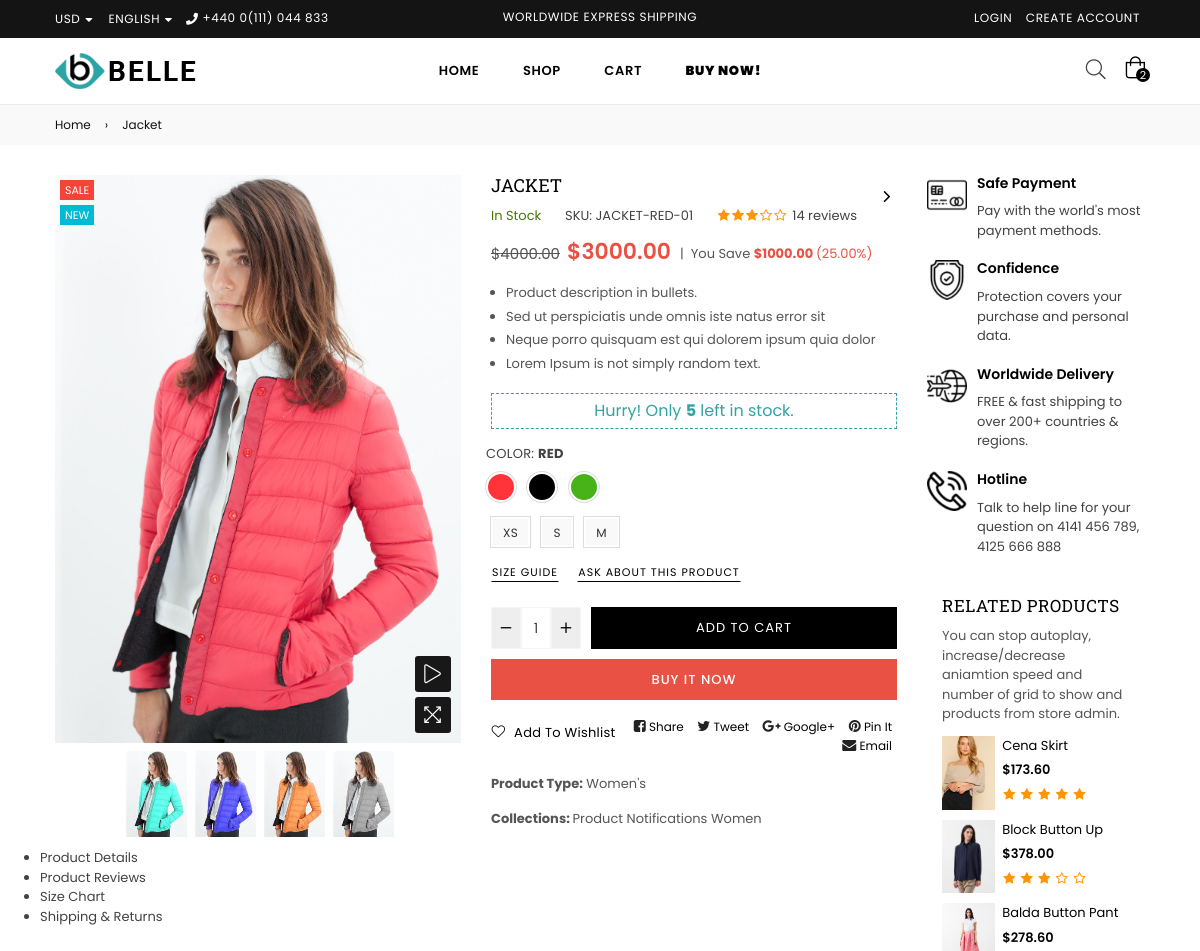
Page /shop/product/jacket/ (upper part) on the earlier database version.
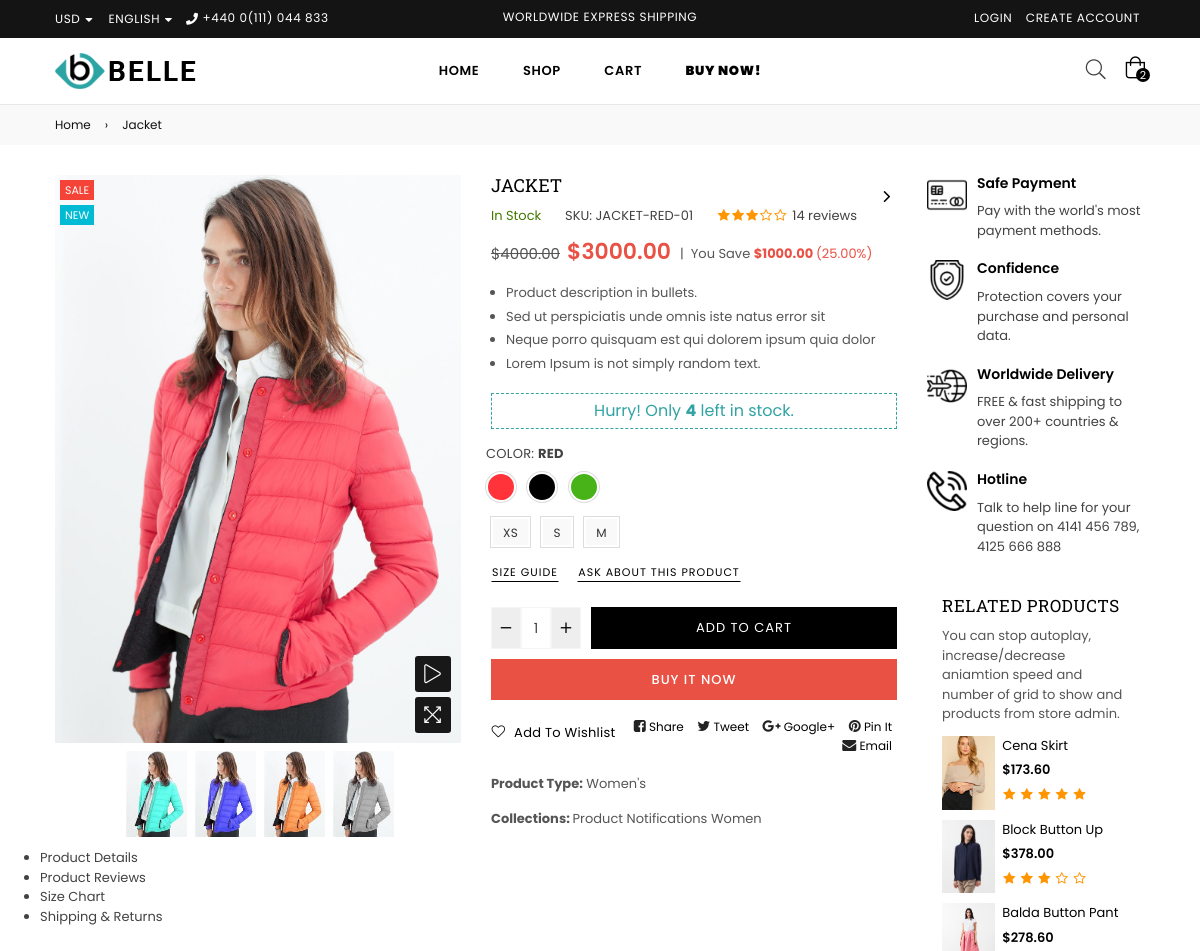
Same page on the later database version.
### app/models.py (models this page shows, shortened)
class Product(models.Model):
    name = models.CharField(max_length=255)
    description = models.TextField()
    price = models.DecimalField(max_digits=10, decimal_places=2)
    slug= models.SlugField(unique=True)
    discounted_price = models.DecimalField(max_digits=10, decimal_places=2, null=True, blank=True)
    SKU = models.CharField(max_length=50, unique=True)
    stock = models.IntegerField()
    rating = models.FloatField()
    reviews_count = models.IntegerField()
    in_stock = models.BooleanField(default=True)
    is_new = models.BooleanField(default=False)
    is_on_sale = models.BooleanField(default=False)
    available_colors = models.ManyToManyField(Color, blank=True)
    available_sizes = models.ManyToManyField(Size, blank=True)
    product_type = models.CharField(max_length=50)
    collection = models.CharField(max_length=100)
    main_image = models.ImageField(upload_to='app/images/product_images/')
    hover_image = models.ImageField(upload_to='app/images/product_images/', blank=True, null=True)
    discount_percentage = models.IntegerField(null=True, blank=True)
    limited_stock_message = models.CharField(max_length=255, null=True, blank=True)
    is_featured= models.BooleanField(default=False)

### app/views.py (the view)
# urls.py: path('product/<slug:slug>/', views.product_page, name='product'),
def product_page(request, slug):
    product = get_object_or_404(Product, slug=slug)
    variants = ProductImage.objects.all()
    big_variants = ProductBigImage.objects.all()
    you_saved, percentage_saved = None, None
    if product.price and product.discounted_price:
        you_saved = product.price - product.discounted_price
        percentage_saved = (you_saved / product.price) * 100
    if request.method == 'POST':
        form = ProductQueryAskForm(request.POST)
        if form.is_valid():
            form.save()
            messages.success(request, "Your query has been submitted successfully!")
            form = ProductQueryAskForm()
            return redirect('product', slug=slug)
        else:
            messages.error(request, "There was an error submitting your query. Please correct the form.")
    else:
        form = ProductQueryAskForm()
    context = {
        'product': product,
        'variants': variants,
        'big_variants': big_variants,
        'you_saved': you_saved,
        'percentage_saved': percentage_saved,
        'form': form,
    }
    return render(request, 'app/product_page.html', context)

### app/forms.py
class ProductQueryAskForm(forms.ModelForm):
    class Meta:
        model = ProductQueryAsk
        fields = ['name', 'email', 'phone_number', 'message']
        labels = {
            'name': _('Name'),
            'email': _('Email'),
            'phone_number': _('Phone Number'),
            'message': _('Message'),
        }
        widgets = {
            'name': forms.TextInput(attrs={
                'placeholder': 'Name', 'class': 'form-control'
            }),
            'email': forms.EmailInput(attrs={
                'placeholder': 'Email', 'class': 'form-control'
            }),
            'phone_number': forms.TextInput(attrs={
                'placeholder': 'Phone Number', 'class': 'form-control'
            }),
            'message': forms.Textarea(attrs={
                'placeholder': 'Message', 'class': 'form-control', 'rows': 10
            }),
        }

### app/models.py (called while the page is built)
    def __str__(self):
        return self.name

### app/templatetags/custom_filters.py (called while the page is built)
@register.filter
def negative(value):
    try:
        return -int(value)
    except (ValueError, TypeError):
        return value  # Return the original value if conversion fails

### app/templates/app/product_page.html (shortened to what the changed rows need)
{% extends 'base.html' %}
{% load static %}
{% load custom_filters %}
{% block content %}
   <div id="page-content">
    <div id="MainContent" class="main-content" role="main">
        <div class="bredcrumbWrap">
            <div class="container-fluid breadcrumbs">
                <a href="{% url 'index' %}" title="Back to the home page">Home</a><span aria-hidden="true">›</span><span>{{product.name}}</span>
            </div>
        </div>
        <div id="ProductSection-product-template" class="product-template__container prstyle3 container-fluid">
            <div class="product-single product-single-1">
              <div class="left-content-product">
                    <div class="row">
                         <div class="col-lg-6 col-md-6 col-sm-12 col-12">
                            <div class="product-details-img product-single__photos bottom">
                                <div class="zoompro-wrap product-zoom-right pl-20">
                                    <div class="zoompro-span">
                                        <img class="blur-up lazyload zoompro" data-zoom-image="{{product.main_image.url}}" alt="product image" src="{{product.main_image.url}}" />
                                    </div>
                                </div>
                            </div>
                        </div>
                        <div class="col-lg-6 col-md-6 col-sm-12 col-12">
                            <div class="product-single__meta">
                                <h1 class="product-single__title">{{product.name}}</h1>
                                <div class="product-nav clearfix">
                                    <a href="#" class="next" title="Next"><i class="fa fa-angle-right" aria-hidden="true"></i></a>
                                </div>
                                <div class="prInfoRow">
                                    <div class="product-stock">
                                      </div>
                                    <div class="product-sku">SKU: <span class="variant-sku">{{product.SKU}}</span></div>
                                    <div class="product-review"><a class="reviewLink" href="#tab2"><i class="font-13 fa fa-star"></i><i class="font-13 fa fa-star"></i><i class="font-13 fa fa-star"></i><i class="font-13 fa fa-star-o"></i><i class="font-13 fa fa-star-o"></i><span class="spr-badge-caption">{{product.reviews_count}} review{{product.reviews_count|pluralize}}</span></a></div>
                                </div>
                                <p class="product-single__price product-single__price-product-template">
                                    <s id="ComparePrice-product-template"><span class="money">${{product.price}}</span></s>
                                    <span class="product-price__price product-price__price-product-template product-price__sale product-price__sale--single">
                                        <span id="ProductPrice-product-template"><span class="money">${{product.discounted_price}}</span></span>
                                    </span>
                                    <span class="discount-badge"> <span class="devider">|</span>&nbsp;
                                    </span>
                                </p>
                            <div class="product-single__description rte">
                                <ul>
                                </ul>
                            </div>
                            {% if product.stock <= 5 %}
                            <div id="quantity_message">Hurry! Only  <span class="items">{{product.stock}}</span>  left in stock.</div>
                            {% endif %}
                            <form method="post" action="{% url 'add_to_cart' product.slug %}" id="product_form_10508262282" accept-charset="UTF-8" class="product-form product-form-product-template hidedropdown" enctype="multipart/form-data">
                                <div class="swatch clearfix swatch-0 option1" data-option-index="0">
                                </div>
                                <div class="swatch clearfix swatch-1 option2" data-option-index="1">
                                </div>
                                <p class="infolinks"><a href="#sizechart" class="sizelink btn"> Size Guide</a> <a href="#productInquiry" class="emaillink btn"> Ask About this Product</a></p>
                                <div class="product-action clearfix">
                                </div>
                            </form>
                            <div class="display-table shareRow">
                                    <div class="display-table-cell medium-up--one-third">
                                    </div>
                                    <div class="display-table-cell text-right">
                                    </div>
                                </div>
                            <div class="product-info">
                              <p class="product-type"><span class="lbl">Product Type:</span> <a href="http://annimexweb.com/collections/types?q=Women%27s" title="Women's">Women's</a></p>
                              <p class="product-cat"> </p>
                            </div>
                        </div>
                        </div>
                    </div>
                </div>
                <div class="prSidebar sidebar-product">
                <div class="col-lg-12 col-md-12 col-sm-12 col-12">
                        <div class="related-product grid-products">
                          <header class="section-header">
                                <h2 class="section-header__title text-center h2"><span>Related Products</span></h2>
                            </header>
                        </div>
                    </div>
                </div>
            </div>
      </div>
</div>
</div>
</div>
{% endblock content %}

Differences in the rows shown:
changed Product "JACKET": stock "5" → "4"
